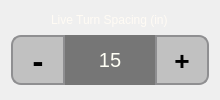
          <widget class="QFrame" name="live_turn_spacing_frame">
           <property name="sizePolicy">
            <sizepolicy hsizetype="Preferred" vsizetype="Fixed">
             <horstretch>0</horstretch>
             <verstretch>0</verstretch>
            </sizepolicy>
           </property>
           <property name="styleSheet">
            <string notr="true">QLabel {
	font: 15pt &quot;Segoe UI&quot;;
	color: rgb(255, 251, 244);
}</string>
           </property>
           <property name="frameShape">
            <enum>QFrame::NoFrame</enum>
           </property>
           <property name="frameShadow">
            <enum>QFrame::Plain</enum>
           </property>
           <layout class="QVBoxLayout" name="verticalLayout_5">
            <item alignment="Qt::AlignHCenter">
             <widget class="QLabel" name="live_turn_spacing_header">
              <property name="sizePolicy">
               <sizepolicy hsizetype="Preferred" vsizetype="Fixed">
                <horstretch>0</horstretch>
                <verstretch>0</verstretch>
               </sizepolicy>
              </property>
              <property name="styleSheet">
               <string notr="true"/>
              </property>
              <property name="text">
               <string>Live Turn Spacing (in)</string>
              </property>
             </widget>
            </item>
            <item alignment="Qt::AlignHCenter">
             <widget class="QWidget" name="live_turn_spacing_widget" native="true">
              <property name="enabled">
               <bool>true</bool>
              </property>
              <property name="sizePolicy">
               <sizepolicy hsizetype="Fixed" vsizetype="Fixed">
                <horstretch>0</horstretch>
                <verstretch>0</verstretch>
               </sizepolicy>
              </property>
              <property name="styleSheet">
               <string notr="true"/>
              </property>
              <layout class="QHBoxLayout" name="horizontalLayout_3">
               <property name="spacing">
                <number>0</number>
               </property>
               <property name="sizeConstraint">
                <enum>QLayout::SetDefaultConstraint</enum>
               </property>
               <property name="leftMargin">
                <number>0</number>
               </property>
               <property name="topMargin">
                <number>0</number>
               </property>
               <property name="rightMargin">
                <number>0</number>
               </property>
               <property name="bottomMargin">
                <number>0</number>
               </property>
               <item>
                <widget class="QPushButton" name="live_turn_spacing_dec_button">
                 <property name="sizePolicy">
                  <sizepolicy hsizetype="Fixed" vsizetype="Preferred">
                   <horstretch>0</horstretch>
                   <verstretch>0</verstretch>
                  </sizepolicy>
                 </property>
                 <property name="minimumSize">
                  <size>
                   <width>54</width>
                   <height>50</height>
                  </size>
                 </property>
                 <property name="maximumSize">
                  <size>
                   <width>50</width>
                   <height>50</height>
                  </size>
                 </property>
                 <property name="font">
                  <font>
                   <family>Rockwell Condensed</family>
                   <pointsize>24</pointsize>
                   <weight>75</weight>
                   <bold>true</bold>
                  </font>
                 </property>
                 <property name="focusPolicy">
                  <enum>Qt::NoFocus</enum>
                 </property>
                 <property name="contextMenuPolicy">
                  <enum>Qt::NoContextMenu</enum>
                 </property>
                 <property name="styleSheet">
                  <string notr="true">QPushButton {
    border: 2px solid #8f8f91;
	border-bottom-left-radius: 10px;
	border-top-left-radius: 10px; 
	background-color: rgb(193, 193, 193);
	min-width: 50px;
 }
QPushButton:pressed {
	border: 2px solid #8f8f91;
	border-bottom-left-radius: 10px;
	border-top-left-radius: 10px; 
	background-color: rgb(208, 208, 208);
	min-width: 50px;
}</string>
                 </property>
                 <property name="text">
                  <string>-</string>
                 </property>
                </widget>
               </item>
               <item>
                <widget class="QLabel" name="live_turn_spacing">
                 <property name="sizePolicy">
                  <sizepolicy hsizetype="Fixed" vsizetype="Preferred">
                   <horstretch>0</horstretch>
                   <verstretch>0</verstretch>
                  </sizepolicy>
                 </property>
                 <property name="minimumSize">
                  <size>
                   <width>90</width>
                   <height>50</height>
                  </size>
                 </property>
                 <property name="maximumSize">
                  <size>
                   <width>16777215</width>
                   <height>50</height>
                  </size>
                 </property>
                 <property name="font">
                  <font>
                   <family>Segoe UI</family>
                   <pointsize>15</pointsize>
                   <weight>50</weight>
                   <italic>false</italic>
                   <bold>false</bold>
                  </font>
                 </property>
                 <property name="styleSheet">
                  <string notr="true">background-color: rgb(118, 118, 118);
color: rgb(255, 255, 245);
border-width: 0px;</string>
                 </property>
                 <property name="lineWidth">
                  <number>0</number>
                 </property>
                 <property name="text">
                  <string>15</string>
                 </property>
                 <property name="alignment">
                  <set>Qt::AlignCenter</set>
                 </property>
                </widget>
               </item>
               <item>
                <widget class="QPushButton" name="live_turn_spacing_inc_button">
                 <property name="sizePolicy">
                  <sizepolicy hsizetype="Fixed" vsizetype="Preferred">
                   <horstretch>0</horstretch>
                   <verstretch>0</verstretch>
                  </sizepolicy>
                 </property>
                 <property name="minimumSize">
                  <size>
                   <width>54</width>
                   <height>50</height>
                  </size>
                 </property>
                 <property name="maximumSize">
                  <size>
                   <width>50</width>
                   <height>50</height>
                  </size>
                 </property>
                 <property name="font">
                  <font>
                   <family>Rockwell Extra Bold</family>
                   <pointsize>20</pointsize>
                   <weight>75</weight>
                   <bold>true</bold>
                  </font>
                 </property>
                 <property name="focusPolicy">
                  <enum>Qt::NoFocus</enum>
                 </property>
                 <property name="contextMenuPolicy">
                  <enum>Qt::NoContextMenu</enum>
                 </property>
                 <property name="styleSheet">
                  <string notr="true">QPushButton {
    border: 2px solid #8f8f91;
	border-bottom-right-radius: 10px;
	border-top-right-radius: 10px; 
	background-color: rgb(193, 193, 193);
	min-width: 50px;
 }
QPushButton:pressed {
	border: 2px solid #8f8f91;
	border-bottom-right-radius: 10px;
	border-top-right-radius: 10px; 
	background-color: rgb(208, 208, 208);
	min-width: 50px;
}</string>
                 </property>
                 <property name="text">
                  <string>+</string>
                 </property>
                </widget>
               </item>
              </layout>
             </widget>
            </item>
           </layout>
          </widget>
